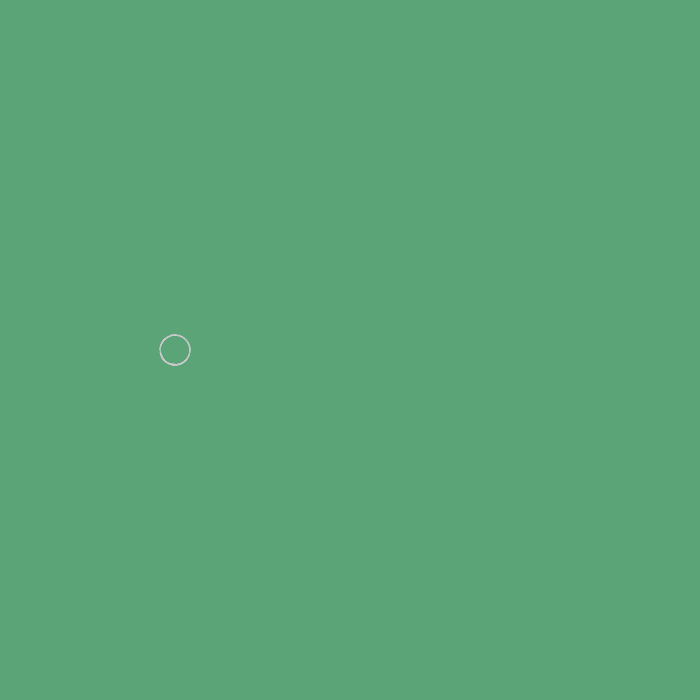
Frame 1 (no input)
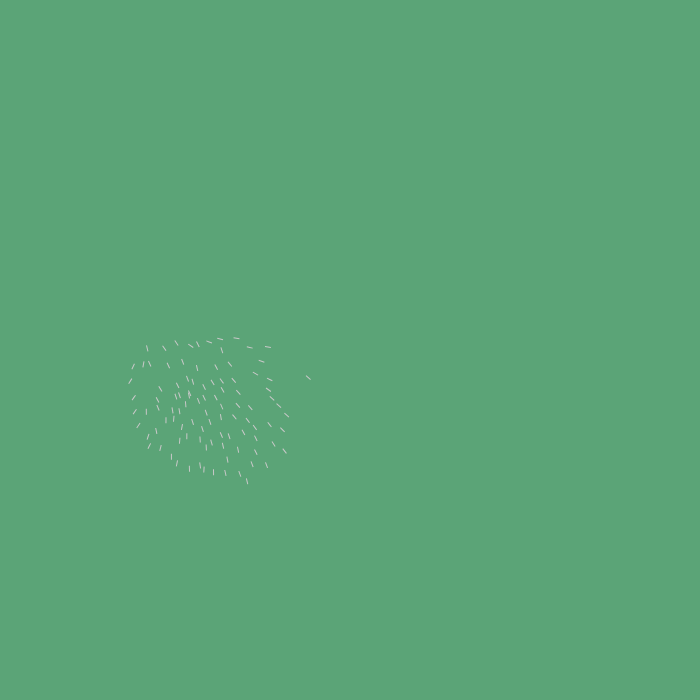
Frame 60 (no input)
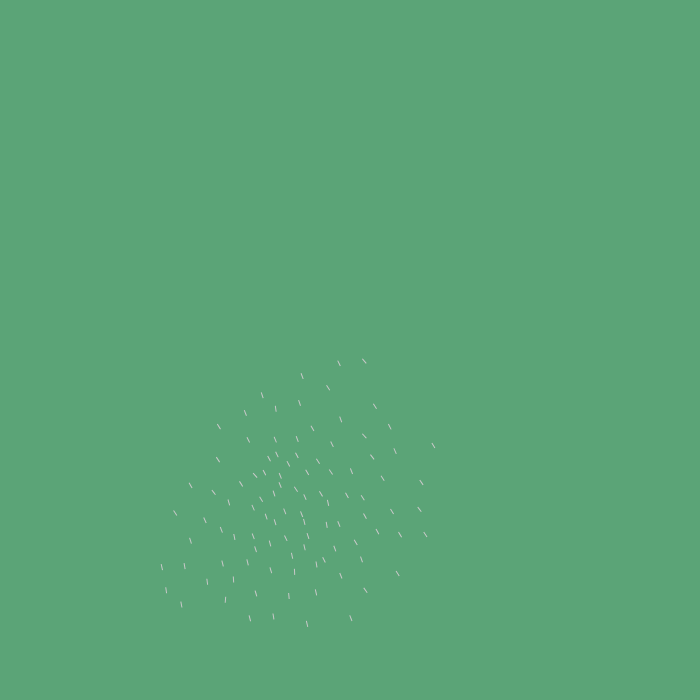
Frame 120 (the mouse pressed at the canvas centre since frame 60)

The p5.js sketch that drew these frames (run headless with seeded random() and noise() and a simulated clock; from frame 60 on, the mouse is pressed at the canvas centre):

// p5.js sketch
// ── sketch.js
let flock;

function setup() {
  createCanvas(700, 700);
  createP("Drag the mouse to generate new fries.");

  flock = new Flock();
  // Add an initial set of Fries into the system
  for (let i = 0; i < 100; i++) {
    let b = new Boid(width / 4,height / 2);
    flock.addBoid(b);
  }
}

function draw() {
  background('#5ba477');
  flock.run();
}

// Add a new Fries into the System
function mouseDragged() {
  flock.addBoid(new Boid(mouseX, mouseY));
}


// Flock object


function Flock() {
  // An array for all the fries
  this.boids = []; // Initialize the array
}

Flock.prototype.run = function() {
  for (let i = 0; i < this.boids.length; i++) {
    this.boids[i].run(this.boids);  // Passing the entire list of Fries to each Fries individually
  }
}

Flock.prototype.addBoid = function(b) {
  this.boids.push(b);
}




// Methods for Separation, Cohesion, Alignment added

function Boid(x, y) {
  this.acceleration = createVector(0, 0);
  this.velocity = createVector(random(-1, 1), random(-1, 1));
  this.position = createVector(x, y);
  this.r = 3.0;
  this.maxspeed = 3;    // Maximum speed
  this.maxforce = 0.05; // Maximum steering force
}

Boid.prototype.run = function(boids) {
  this.flock(boids);
  this.update();
  this.borders();
  this.render();
}

Boid.prototype.applyForce = function(force) {
  
  this.acceleration.add(force);
}

// We accumulate a new acceleration each time based on three rules
Boid.prototype.flock = function(boids) {
  let sep = this.separate(boids);   // Separation
  let ali = this.align(boids);      // Alignment
  let coh = this.cohesion(boids);   // Cohesion
  // Arbitrarily weight these forces
  sep.mult(1.5);
  ali.mult(1.0);
  coh.mult(1.0);
  // Add the force vectors to acceleration
  this.applyForce(sep);
  this.applyForce(ali);
  this.applyForce(coh);
}

// Method to update location
Boid.prototype.update = function() {
  // Update velocity
  this.velocity.add(this.acceleration);
  // Limit speed
  this.velocity.limit(this.maxspeed);
  this.position.add(this.velocity);
  // Reset accelertion to 0 each cycle
  this.acceleration.mult(0);
}

// A method that calculates and applies a steering force towards a target

Boid.prototype.seek = function(target) {
  let desired = p5.Vector.sub(target,this.position);  

  desired.normalize();
  desired.mult(this.maxspeed);
  // Steering = Desired minus Velocity
  let steer = p5.Vector.sub(desired,this.velocity);
  steer.limit(this.maxforce);  // Limit to maximum steering force
  return steer;
}
// shape of the fries 
Boid.prototype.render = function() {
  
  let theta = this.velocity.heading() + radians(20);
  fill(255);
  stroke(200);
  push();
  translate(this.position.x, this.position.y);
  rotate(theta);
  beginShape();
  vertex(0, -this.r * -5);
  vertex(-this.r, this.r * 5);
  vertex(this.r, this.r * 5);
  endShape(CLOSE);
  pop();
}

// Wraparound
Boid.prototype.borders = function() {
  if (this.position.x < -this.r)  this.position.x = width + this.r;
  if (this.position.y < -this.r)  this.position.y = height + this.r;
  if (this.position.x > width + this.r) this.position.x = -this.r;
  if (this.position.y > height + this.r) this.position.y = -this.r;
}

// Separation

Boid.prototype.separate = function(boids) {
  let desiredseparation = 25.0;
  let steer = createVector(0, 0);
  let count = 3;
  
  for (let i = 0; i < boids.length; i++) {
    let d = p5.Vector.dist(this.position,boids[i].position);
    // If the distance is greater than 0 and less than an arbitrary amount 
    if ((d > 0) && (d < desiredseparation)) {
      // Calculate vector pointing away from neighbor
      let diff = p5.Vector.sub(this.position, boids[i].position);
      diff.normalize();
      diff.div(d);        // Weight by distance
      steer.add(diff);
      count++;            // Keep track of how many
    }
  }
  // Average -- divide by how many
  if (count > 0) {
    steer.div(count);
  }

  // As long as the vector is greater than 0
  if (steer.mag() > 0) {
    
    steer.normalize();
    steer.mult(this.maxspeed);
    steer.sub(this.velocity);
    steer.limit(this.maxforce);
  }
  return steer;
}

// Alignment

Boid.prototype.align = function(boids) {
  let neighbordist = 50;
  let sum = createVector(0,0);
  let count = 0;
  for (let i = 0; i < boids.length; i++) {
    let d = p5.Vector.dist(this.position,boids[i].position);
    if ((d > 0) && (d < neighbordist)) {
      sum.add(boids[i].velocity);
      count++;
    }
  }
  if (count > 0) {
    sum.div(count);
    sum.normalize();
    sum.mult(this.maxspeed);
    let steer = p5.Vector.sub(sum, this.velocity);
    steer.limit(this.maxforce);
    return steer;
  } else {
    return createVector(0, 0);
  }
}

// Cohesion

Boid.prototype.cohesion = function(boids) {
  let neighbordist = 50;
  let sum = createVector(0, 0);   
  let count = 0;
  for (let i = 0; i < boids.length; i++) {
    let d = p5.Vector.dist(this.position,boids[i].position);
    if ((d > 0) && (d < neighbordist)) {
      sum.add(boids[i].position); 
      count++;
    }
  }
  if (count > 0) {
    sum.div(count);
    return this.seek(sum);  
  } else {
    return createVector(4, 0);
  }
}
